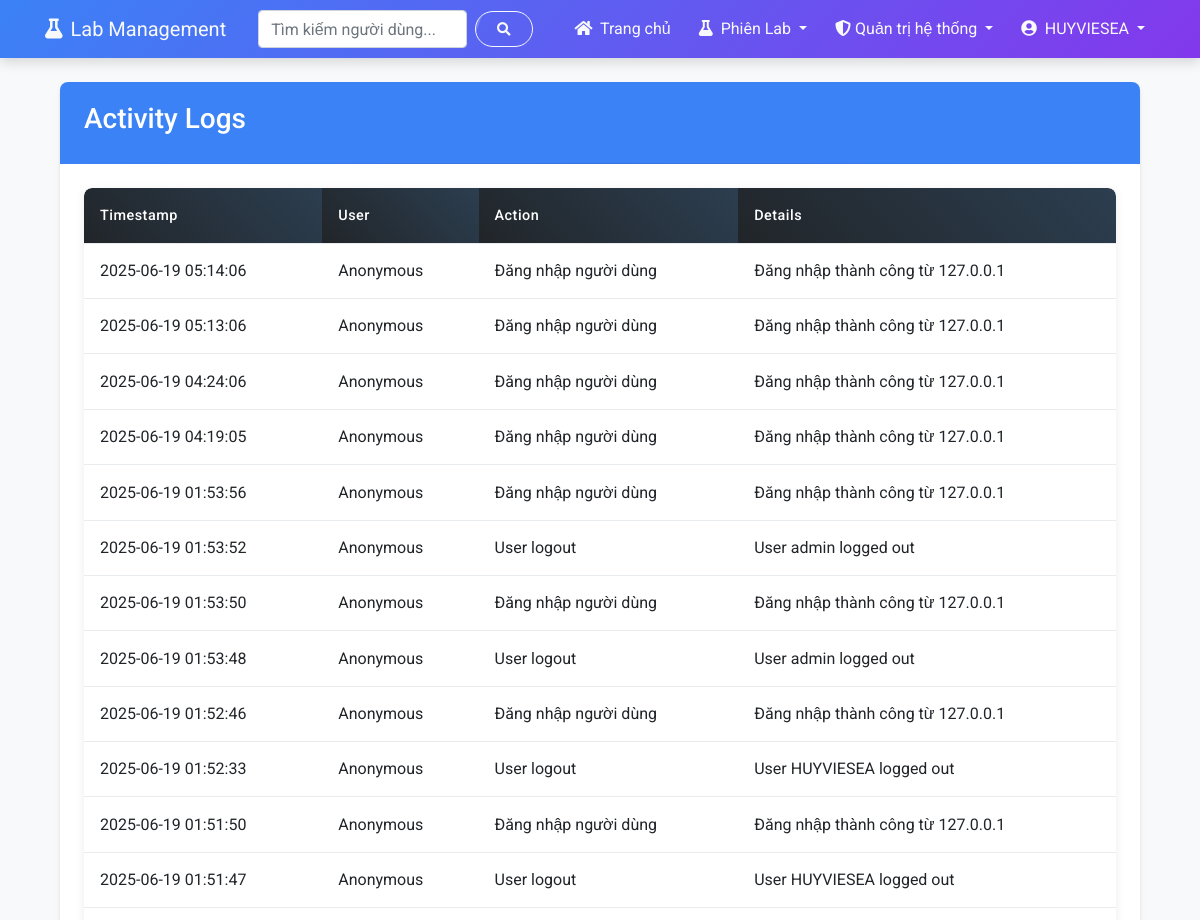
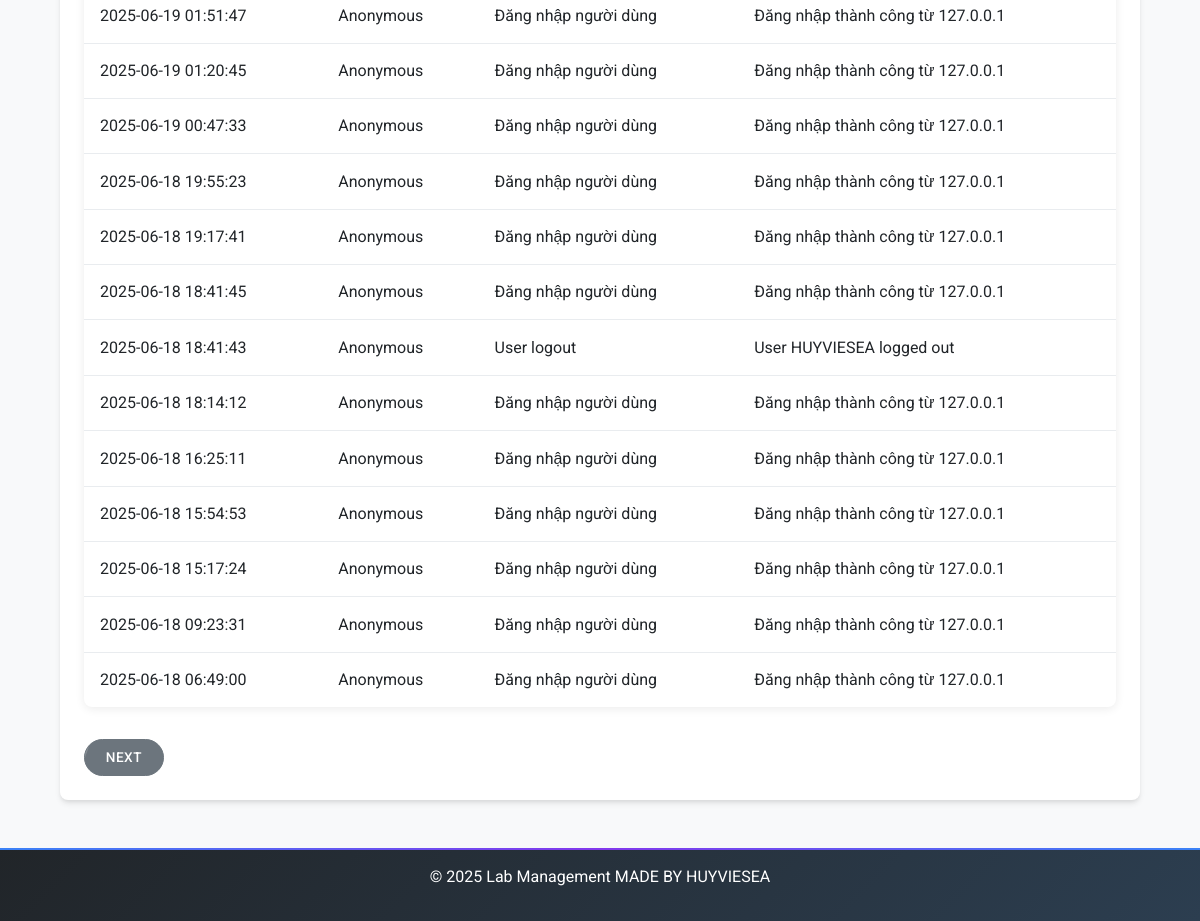
/admin/activity-logs (signed in), run on the app's committed database (2 pictures, top to bottom).
### app/models.py (models this page shows, shortened)
class NguoiDung(UserMixin, db.Model):
    id = db.Column(db.Integer, primary_key=True)
    ten_nguoi_dung = db.Column(db.String(80), unique=True, nullable=False)
    email = db.Column(db.String(120), unique=True, nullable=False)
    mat_khau_hash = db.Column(db.String(256))
    vai_tro = db.Column(db.String(20), default="nguoi_dung")  # quan_tri_he_thong, quan_tri_vien, nguoi_dung
    ngay_tao = db.Column(db.DateTime, default=datetime.utcnow)
    last_seen = db.Column(db.DateTime, default=datetime.utcnow)
    bio = db.Column(db.Text, nullable=True)  # Thêm trường bio cho giới thiệu bản thân
    reset_token = db.Column(db.String(100), nullable=True)
    reset_token_expiry = db.Column(db.Integer, nullable=True)  # Unix timestamp
    def is_admin(self):
        return self.vai_tro in ["quan_tri_vien", "quan_tri_he_thong"]
    def is_admin_manager(self):
        return self.vai_tro == "quan_tri_he_thong"

class NhatKyHoatDong(db.Model):
    id = db.Column(db.Integer, primary_key=True)
    nguoi_dung_ma = db.Column(db.Integer, db.ForeignKey("nguoi_dung.id"), nullable=True)
    nguoi_dung = db.relationship("NguoiDung", backref="nhat_ky")
    hanh_dong = db.Column(db.String(128), nullable=False)
    chi_tiet = db.Column(db.Text, nullable=True)
    dia_chi_ip = db.Column(db.String(45), nullable=True)
    thoi_gian = db.Column(db.DateTime, default=datetime.utcnow)

### app/routes/admin.py (the view)
@admin_bp.route('/activity-logs')
@admin_bp.route('/activity-logs/<int:page>')
@login_required
@admin_required
@cached_route(timeout=120, key_prefix='admin_activity_logs')
def activity_logs(page=1):
    per_page = CaiDatHeThong.lay_gia_tri("items_per_page", 25)
    logs = NhatKyHoatDong.query.order_by(NhatKyHoatDong.thoi_gian.desc()).paginate(
        page=page, per_page=per_page, error_out=False
    )
    return render_template("admin/admin_logs.html", logs=logs)

### app/cache/cache_manager.py (called while the page is built, shortened)
    def get_cache(self) -> Optional[Any]:
        if self.cache:
            return self.cache
        try:
            from flask import current_app
            cache_ext = current_app.extensions.get('cache')
            if cache_ext and isinstance(cache_ext, dict):
                for cache_instance in cache_ext.keys():
                    if hasattr(cache_instance, 'get') and hasattr(cache_instance, 'set') and hasattr(cache_instance, 'delete'):
                        return cache_instance
        except Exception as e:
            logger.error(f"Error getting cache: {e}")
            return None

    def record_miss(self):
        self.metrics['misses'] += 1

    def generate_cache_key(self, prefix, *args, **kwargs):
        key_parts = [prefix]
        if hasattr(g, 'current_user') and current_user.is_authenticated:
            key_parts.append(f"user_{current_user.id}")
        for arg in args:
            if isinstance(arg, (str, int, float)):
                key_parts.append(str(arg))
            else:
                key_parts.append(hashlib.md5(str(arg).encode()).hexdigest()[:8])
        for k, v in sorted(kwargs.items()):
            key_parts.append(f"{k}_{v}")
        return "_".join(key_parts)

### app/models.py (called while the page is built)
    @staticmethod
    def lay_gia_tri(khoa, mac_dinh=None):
        setting = CaiDatHeThong.query.filter_by(khoa=khoa).first()
        if setting is None:
            return mac_dinh
        if setting.kieu == "boolean":
            return setting.gia_tri.lower() in ("true", "1", "yes")
        elif setting.kieu == "integer":
            return int(setting.gia_tri) if setting.gia_tri else 0
        elif setting.kieu == "float":
            return float(setting.gia_tri) if setting.gia_tri else 0.0
        return setting.gia_tri

### app/session_handler.py (called while the page is built)
    def init_app(self, app):
        self.app = app
        @app.before_request
        def ensure_session_consistency():
            self._ensure_session_consistency()

### app/templates/admin/admin_logs.html (shortened to what this page needs)
{% extends "index.html" %}
{% block styles %}
<link rel="stylesheet" href="{{ url_for('static', filename='css/admin_tables.css') }}">
{% endblock %}
{% block content %}
{% if current_user.is_authenticated and (current_user.is_admin() or current_user.is_admin_manager()) %}
<div class="container">
    <div class="card">
        <div class="card-header bg-primary text-white">
            <h3>Activity Logs</h3>
        </div>
        <div class="card-body">
            <div class="table-responsive">
                <table class="table admin-table">
                    <thead>
                        <tr>
                            <th class="sortable">Timestamp</th>
                            <th class="sortable">User</th>
                            <th class="sortable">Action</th>
                            <th>Details</th>
                        </tr>
                    </thead>
                    <tbody>
                        {% for log in logs.items %}
                        <tr>
                            <td>{{ log.thoi_gian.strftime('%Y-%m-%d %H:%M:%S') }}</td>
                            <td>
                                {% if log.user %}
                                    {{ log.nguoi_dung.ten_nguoi_dung }}
                                {% else %}
                                    Anonymous
                                {% endif %}
                            </td>
                            <td>{{ log.hanh_dong }}</td>
                            <td>{{ log.chi_tiet }}</td>
                        </tr>
                        {% endfor %}
                    </tbody>
                </table>
            </div>
            <div class="mt-3">
            {% if logs.has_next %}
                <a href="{{ url_for('admin.activity_logs', page=logs.next_num) }}" class="btn btn-secondary">Next</a>
                {% endif %}
            </div>
        </div>
    </div>
</div>
{% else %}
<div class="alert alert-danger mt-5">Bạn không có quyền truy cập trang này.</div>
{% endif %}
{% endblock %}

### app/templates/index.html (shortened to what this page needs)
{% extends "base.html" %}

### app/templates/base.html (shortened to what this page needs)
<!DOCTYPE html>
<html lang="vi">
<head>
    <link rel="stylesheet" href="https://cdnjs.cloudflare.com/ajax/libs/font-awesome/5.15.3/css/all.min.css">
    <link rel="stylesheet" href="https://stackpath.bootstrapcdn.com/bootstrap/4.5.2/css/bootstrap.min.css">
    <link rel="stylesheet" href="{{ url_for('static', filename='css/base.css') }}">
    <link rel="stylesheet" href="{{ url_for('static', filename='css/flash_messages.css') }}">
    <link rel="stylesheet" href="{{ url_for('static', filename='css/responsive.css') }}">
    {% block styles %}{% endblock %}
</head>
<body class="{% block body_class %}{% endblock %}">
    <nav class="navbar navbar-expand-lg navbar-dark bg-primary">
        <div class="container">
            <a class="navbar-brand" href="{{ url_for('user.dashboard') if current_user.is_authenticated else url_for('auth.login') }}">
                <i class="fas fa-flask mr-2"></i>Lab Management
            </a>
            <div class="collapse navbar-collapse" id="navbarNav">
                <form class="form-inline my-2 my-lg-0 mr-auto ml-3" method="GET" action="{{ url_for('search.search') }}">
                    <input class="form-control mr-sm-2" type="search" name="q" placeholder="Tìm kiếm người dùng..." aria-label="Search">
                    <button class="btn btn-outline-light my-2 my-sm-0" type="submit">
                        <i class="fas fa-search"></i>
                    </button>
                </form>
                <ul class="navbar-nav ml-auto">
                    {% if current_user.is_authenticated %}
                        <li class="nav-item">
                            <a class="nav-link" href="{{ url_for('user.dashboard') }}">
                                <i class="fas fa-home mr-1"></i> Trang chủ
                            </a>
                        </li>
                        <li class="nav-item dropdown">
                            <a class="nav-link dropdown-toggle" href="#" id="labSessionsDropdown" role="button" data-toggle="dropdown">
                                <i class="fas fa-flask mr-1"></i> Phiên Lab
                            </a>
                        </li>
                        {% if current_user.is_admin() %}
                        <li class="nav-item dropdown">
                            <a class="nav-link dropdown-toggle" href="#" id="adminDropdown" role="button" data-toggle="dropdown">
                                {% if current_user.is_admin_manager() %}
                                <i class="fas fa-shield-alt"></i> Quản trị hệ thống
                                {% else %}
                                <i class="fas fa-user-shield"></i> Quản trị viên
                                {% endif %}
                            </a>
                        </li>
                        {% endif %}
                        <li class="nav-item dropdown">
                            <a class="nav-link dropdown-toggle" href="#" id="userDropdown" role="button" data-toggle="dropdown">
                                <i class="fas fa-user-circle mr-1"></i> {{ current_user.ten_nguoi_dung }}
                            </a>
                        </li>
                    {% endif %}
                </ul>
            </div>
        </div>
    </nav>
    <main class="container mt-4">
        {% block content %}{% endblock %}
    </main>
    <footer class="bg-dark text-white text-center py-3 mt-5">
        <p>&copy; 2025 Lab Management MADE BY HUYVIESEA
        </p>
    </footer>
</body>
</html>

### app/static/css/base.css (style rules this page uses)
body { font-family: 'Roboto', sans-serif; background-color: var(--light-bg); color: var(--text-color); line-height: 1.6; position: relative; overflow-x: hidden; }
.navbar { background: linear-gradient(135deg, var(--primary-color), var(--secondary-color)); margin-bottom: 20px; box-shadow: 0 4px 12px rgba(0, 0, 0, 0.15); border: none; transition: var(--transition); }
.navbar-dark .navbar-brand, .navbar-dark .navbar-nav .nav-link { color: var(--text-light); transition: var(--transition); }
.navbar-nav { align-items: center; }
.navbar-nav .nav-item { padding: 0 2px; }
.navbar-nav .nav-link { white-space: nowrap; }
.navbar-nav .nav-item { margin-left: 2px; }
.navbar-nav .nav-link { padding: 0.5rem 0.75rem; white-space: nowrap; }
.card { margin-bottom: 24px; border: none; border-radius: var(--border-radius); box-shadow: var(--box-shadow); transition: var(--transition); overflow: hidden; background: #ffffff; position: relative; }
.card-header { font-weight: 500; border-bottom: none; padding: 1.25rem 1.5rem; position: relative; z-index: 1; }
.card-header:after { content: ''; position: absolute; bottom: 0; left: 0; width: 100%; height: 1px; background: linear-gradient(to right, transparent, rgba(0, 0, 0, 0.1), transparent); }
.card-body { padding: 1.5rem; }
.btn { border-radius: 50px; padding: 0.5rem 1.5rem; transition: var(--transition); font-weight: 500; text-transform: uppercase; font-size: 0.85rem; letter-spacing: 0.5px; position: relative; overflow: hidden; }
.btn:after { content: ''; position: absolute; top: 0; left: -100%; width: 100%; height: 100%; background: rgba(255, 255, 255, 0.2); transform: skewX(-20deg); transition: all 0.6s ease; }
.table { box-shadow: var(--box-shadow); border-radius: var(--border-radius); overflow: hidden; margin-bottom: 2rem; }
.table thead th { background: linear-gradient(45deg, var(--dark-bg), #2c3e50); color: var(--text-light); border: none; padding: 1rem; font-weight: 500; }
.table td { padding: 1rem; vertical-align: middle; border-top: 1px solid #e9ecef; }
footer { background: linear-gradient(135deg, var(--dark-bg), #2c3e50); color: var(--text-light); padding: 2rem 0; margin-top: 3rem; position: relative; overflow: hidden; }
footer:before { content: ''; position: absolute; top: 0; left: 0; width: 100%; height: 2px; background: linear-gradient(to right, var(--primary-color), var(--secondary-color), var(--primary-color)); }

### app/static/css/responsive.css (style rules this page uses)
:root { --breakpoint-xs: 0; --breakpoint-sm: 576px; --breakpoint-md: 768px; --breakpoint-lg: 992px; --breakpoint-xl: 1200px; }
html { font-size: 15px; scroll-behavior: smooth; }
body { overflow-x: hidden; width: 100%; min-height: 100vh; }
.container { width: 100%; padding-right: 15px; padding-left: 15px; margin-right: auto; margin-left: auto; }
@media (min-width: 576px) { html { font-size: 16px; } }
@media (min-width: 576px) { .container { max-width: 540px; } }
@media (min-width: 576px) { input, select, textarea { font-size: 0.95rem; padding: 0.6rem; } }
@media (min-width: 576px) { .btn { padding: 0.45rem 1.3rem; } }
@media (min-width: 576px) { .table td, .table th { padding: 0.8rem; } }
@media (min-width: 576px) { .card { margin-bottom: 1.5rem; } }
@media (min-width: 768px) { .container { max-width: 720px; } }
@media (min-width: 768px) { .navbar-nav { flex-direction: row; } }
@media (min-width: 768px) { .navbar-nav .nav-item { margin-left: 0.5rem; } }
@media (min-width: 768px) { .container, .form-container, .overlay-panel { transition: all 0.6s ease-in-out; } }
@media (min-width: 768px) { .admin-table thead th { padding: 1rem; font-size: 0.9rem; } }
@media (min-width: 992px) { .container { max-width: 960px; } }
@media (min-width: 992px) { .navbar-expand-lg .navbar-nav { flex-direction: row; } }
@media (min-width: 992px) { button, a, .card, .btn { transition: all 0.3s cubic-bezier(0.25, 0.8, 0.25, 1); } }
@media (min-width: 992px) { .table-responsive { overflow: visible; } }
@media (min-width: 1200px) { .container { max-width: 1140px; } }

### data on the page
NguoiDung: ten_nguoi_dung "HUYVIESEA"
NhatKyHoatDong: thoi_gian "2025-06-19 05:14:06", hanh_dong "Đăng nhập người dùng", chi_tiet "Đăng nhập thành công từ 127.0.0.1"
NhatKyHoatDong: thoi_gian "2025-06-19 05:13:06", hanh_dong "Đăng nhập người dùng", chi_tiet "Đăng nhập thành công từ 127.0.0.1"
NhatKyHoatDong: thoi_gian "2025-06-19 04:24:06", hanh_dong "Đăng nhập người dùng", chi_tiet "Đăng nhập thành công từ 127.0.0.1"
NhatKyHoatDong: thoi_gian "2025-06-19 04:19:05", hanh_dong "Đăng nhập người dùng", chi_tiet "Đăng nhập thành công từ 127.0.0.1"
NhatKyHoatDong: thoi_gian "2025-06-19 01:53:56", hanh_dong "Đăng nhập người dùng", chi_tiet "Đăng nhập thành công từ 127.0.0.1"
NhatKyHoatDong: thoi_gian "2025-06-19 01:53:52", hanh_dong "User logout", chi_tiet "User admin logged out"
NhatKyHoatDong: thoi_gian "2025-06-19 01:53:50", hanh_dong "Đăng nhập người dùng", chi_tiet "Đăng nhập thành công từ 127.0.0.1"
NhatKyHoatDong: thoi_gian "2025-06-19 01:53:48", hanh_dong "User logout", chi_tiet "User admin logged out"
NhatKyHoatDong: thoi_gian "2025-06-19 01:52:46", hanh_dong "Đăng nhập người dùng", chi_tiet "Đăng nhập thành công từ 127.0.0.1"
NhatKyHoatDong: thoi_gian "2025-06-19 01:52:33", hanh_dong "User logout", chi_tiet "User HUYVIESEA logged out"
NhatKyHoatDong: thoi_gian "2025-06-19 01:51:50", hanh_dong "Đăng nhập người dùng", chi_tiet "Đăng nhập thành công từ 127.0.0.1"
NhatKyHoatDong: thoi_gian "2025-06-19 01:51:47", hanh_dong "User logout", chi_tiet "User HUYVIESEA logged out"
NhatKyHoatDong: thoi_gian "2025-06-19 01:51:47", hanh_dong "Đăng nhập người dùng", chi_tiet "Đăng nhập thành công từ 127.0.0.1"
NhatKyHoatDong: thoi_gian "2025-06-19 01:20:45", hanh_dong "Đăng nhập người dùng", chi_tiet "Đăng nhập thành công từ 127.0.0.1"
NhatKyHoatDong: thoi_gian "2025-06-19 00:47:33", hanh_dong "Đăng nhập người dùng", chi_tiet "Đăng nhập thành công từ 127.0.0.1"
NhatKyHoatDong: thoi_gian "2025-06-18 19:55:23", hanh_dong "Đăng nhập người dùng", chi_tiet "Đăng nhập thành công từ 127.0.0.1"
NhatKyHoatDong: thoi_gian "2025-06-18 19:17:41", hanh_dong "Đăng nhập người dùng", chi_tiet "Đăng nhập thành công từ 127.0.0.1"
NhatKyHoatDong: thoi_gian "2025-06-18 18:41:45", hanh_dong "Đăng nhập người dùng", chi_tiet "Đăng nhập thành công từ 127.0.0.1"
NhatKyHoatDong: thoi_gian "2025-06-18 18:41:43", hanh_dong "User logout", chi_tiet "User HUYVIESEA logged out"
NhatKyHoatDong: thoi_gian "2025-06-18 18:14:12", hanh_dong "Đăng nhập người dùng", chi_tiet "Đăng nhập thành công từ 127.0.0.1"
NhatKyHoatDong: thoi_gian "2025-06-18 16:25:11", hanh_dong "Đăng nhập người dùng", chi_tiet "Đăng nhập thành công từ 127.0.0.1"
NhatKyHoatDong: thoi_gian "2025-06-18 15:54:53", hanh_dong "Đăng nhập người dùng", chi_tiet "Đăng nhập thành công từ 127.0.0.1"
NhatKyHoatDong: thoi_gian "2025-06-18 15:17:24", hanh_dong "Đăng nhập người dùng", chi_tiet "Đăng nhập thành công từ 127.0.0.1"
NhatKyHoatDong: thoi_gian "2025-06-18 09:23:31", hanh_dong "Đăng nhập người dùng", chi_tiet "Đăng nhập thành công từ 127.0.0.1"
NhatKyHoatDong: thoi_gian "2025-06-18 06:49:00", hanh_dong "Đăng nhập người dùng", chi_tiet "Đăng nhập thành công từ 127.0.0.1"
